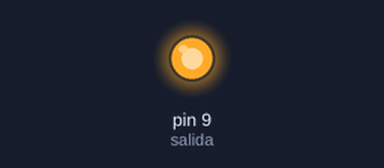
A sketch run on a simulated Arduino Uno, built with avr-gcc and run on an emulated ATmega328P. Parts: output pins drawn as LEDs (lit = HIGH).

Above: at 1.5 s.
At 3.5 s:
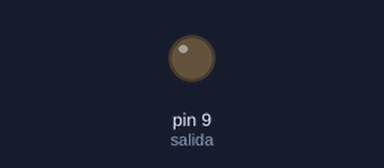
Timing chart, 0 to 5.2 s (numbered marks = the images above):
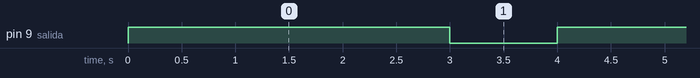

The sketch:

Ejercicio1.ino
```cpp
int salida = 9;
void setup() {
  pinMode(salida, OUTPUT);

}

void loop() {
  digitalWrite(salida, HIGH);
  delay(3000);
  digitalWrite(salida, LOW);
  delay(1000);
}
```

Measured:
- by itself, pin 9 (salida): alternates HIGH for 3.0 s and LOW for 1.0 s
